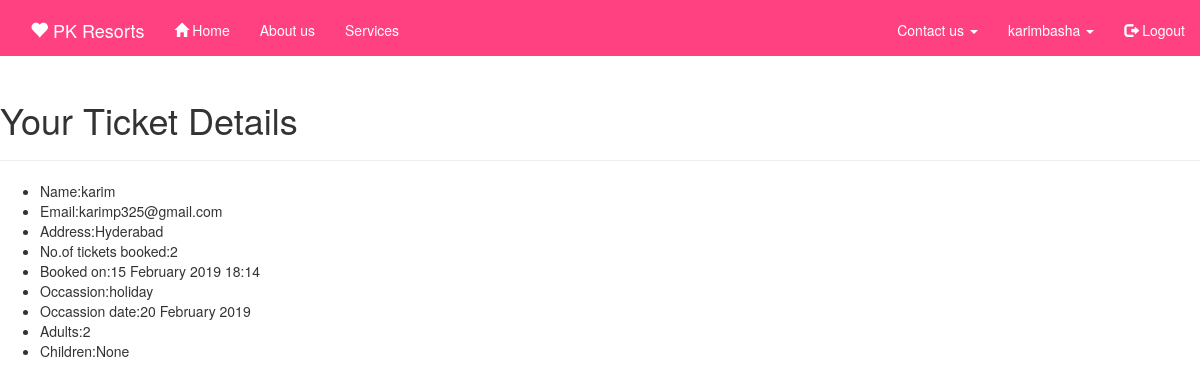
The page /ticketdetail/25/ (signed in) on the database its author committed.
### webapp/models.py (models this page shows, shortened)
class Booktickets(models.Model):
    sex_choice=(('male','Male'),('female','Female'),('other','Other'))
    occassion_choice=(('birthday','Birthday'),('marriage','Marriage'),('holiday','Holiday'),('meeting','Meeting'))
    name=models.CharField(max_length=100)
    age=models.IntegerField()
    sex=models.CharField(max_length=7,choices=sex_choice,default='male')
    email=models.EmailField()
    address=models.CharField(max_length=200)
    tickets=models.IntegerField()
    date=models.DateField(blank=False)
    adults=models.IntegerField()
    children=models.IntegerField(blank=True,null=True)
    occassion=models.CharField(max_length=20,choices=occassion_choice,default='holiday')
    ordered=models.DateTimeField(auto_now_add=True)
    class Meta:
        ordering=('-ordered',)

### webapp/views.py (the view)
# urls.py: url(r'^ticketdetail/(?P<pk>\d+)/$', views.BookticketsDetail.as_view(),name='ticketdetail'),
class BookticketsDetail(DetailView):
    model=Booktickets

### templates/webapp/booktickets_detail.html (shortened to what this page needs)
<!DOCTYPE html>
{%load staticfiles%}
<html lang="en" dir="ltr">
  <head>
    <link rel="stylesheet" href="{%static "css/book.css"%}">
    <link rel="stylesheet" href="https://maxcdn.bootstrapcdn.com/bootstrap/3.3.7/css/bootstrap.min.css">
  </head>
  <body>
    <nav class="navbar navbar-fixed-top">
  <div class="container">
    <div class="navbar-header">
      <a class="navbar-brand" href="/resort"><span class="glyphicon glyphicon-heart" aria-hidden="true"></span> PK Resorts</a>
    </div>
    <div class="collapse navbar-collapse" id="bs-example-navbar-collapse-1">
      <ul class="nav navbar-nav">
        <li class="active"><a href="/"><span class="glyphicon glyphicon-home" aria-hidden="true"></span>  Home <span class="sr-only">(current)</span></a></li>
        <li><a href="/about">About us</a></li>
        <li><a href="/service">Services</a></li>
      </ul>
      <ul class="nav navbar-nav navbar-right">
        <li class="dropdown">
          <a href="#" class="dropdown-toggle" data-toggle="dropdown" role="button" aria-haspopup="true" aria-expanded="false">Contact us <span class="caret"></span></a>
       </li>
             {%if user.is_authenticated%}
       <ul class="nav navbar-nav navbar-right">
         <li class="dropdown">
           <a href="#" class="dropdown-toggle" data-toggle="dropdown" role="button" aria-haspopup="true" aria-expanded="false">{{user.username}} <span class="caret"></span></a>
          {%else%}
          <li><a href="/signup"><span class="glyphicon glyphicon-user" aria-hidden="true"></span>Signup</a></li>
       <li><a href="/accounts/login"><span class="glyphicon glyphicon-log-in" aria-hidden="true"></span> Login</a></li>
       {%endif%}
       {%if not user.is_authenticated%}
       <p></p>
       {%else%}
       <li><a href="/accounts/logout"><span class="glyphicon glyphicon-log-out" aria-hidden="true"></span> Logout</a></li>
       {%endif%}  </ul>
    </div>
  </div>
</nav><br><br><br><br>
<h1>Your Ticket Details</h1><hr>
<ul>
  <li>Name:{{booktickets.name}}</li>
  <li>Email:{{booktickets.email}}</li>
  <li>Address:{{booktickets.address}}</li>
  <li>No.of tickets booked:{{booktickets.tickets}}</li>
  <li>Booked on:{{booktickets.ordered}}</li>
  <li>Occassion:{{booktickets.occassion}}</li>
  <li>Occassion date:{{booktickets.date}}</li>
  <li>Adults:{{booktickets.adults}}</li>
  <li>Children:{{booktickets.children}}</li>
</ul>
  </body>
</html>

### static/css/book.css (style rules this page uses)
.navbar { background: #FF4081; }
.navbar a { color: white; }
.container { padding-top:5px; }
.container a { border-radius:20px; }

### rows shown on the page
Booktickets: name "karim", email "karimp325@gmail.com", address "Hyderabad", tickets "2", ordered "15 February 2019 18:14", occassion "holiday", date "20 February 2019", adults "2", children "None"

### other values the page prints
{{ user.username }} "karimbasha"
